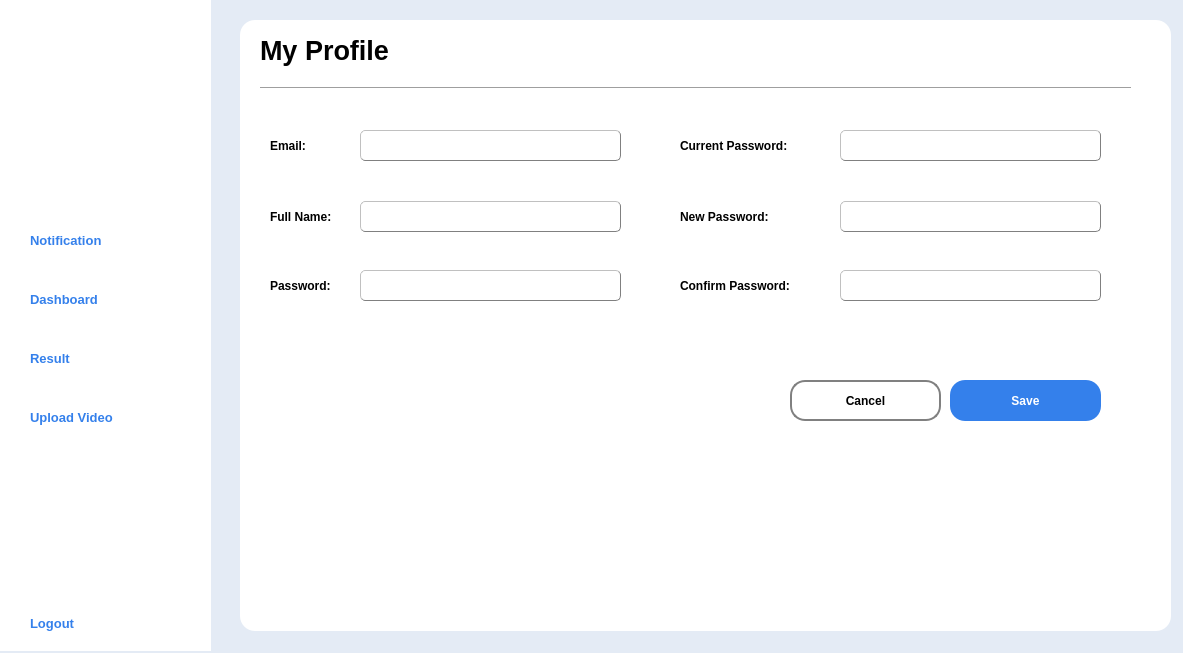
<?xml version="1.0" encoding="UTF-8"?>
<ui version="4.0">
 <class>MainWindow</class>
 <widget class="QMainWindow" name="MainWindow">
  <property name="geometry">
   <rect>
    <x>0</x>
    <y>0</y>
    <width>1183</width>
    <height>653</height>
   </rect>
  </property>
  <property name="sizePolicy">
   <sizepolicy hsizetype="Maximum" vsizetype="Minimum">
    <horstretch>0</horstretch>
    <verstretch>0</verstretch>
   </sizepolicy>
  </property>
  <property name="windowTitle">
   <string>MainWindow</string>
  </property>
  <property name="styleSheet">
   <string notr="true">QMainWindow#MainWindow{
	background-color:rgb(228, 235, 245);
	
}</string>
  </property>
  <widget class="QWidget" name="centralwidget">
   <widget class="QLabel" name="label">
    <property name="geometry">
     <rect>
      <x>0</x>
      <y>0</y>
      <width>211</width>
      <height>651</height>
     </rect>
    </property>
    <property name="font">
     <font>
      <pointsize>5</pointsize>
     </font>
    </property>
    <property name="styleSheet">
     <string notr="true">background-color:rgb(255,255,255)</string>
    </property>
    <property name="text">
     <string/>
    </property>
   </widget>
   <widget class="QPushButton" name="notification_button">
    <property name="geometry">
     <rect>
      <x>0</x>
      <y>210</y>
      <width>211</width>
      <height>61</height>
     </rect>
    </property>
    <property name="font">
     <font>
      <pointsize>10</pointsize>
      <weight>75</weight>
      <bold>true</bold>
     </font>
    </property>
    <property name="layoutDirection">
     <enum>Qt::LeftToRight</enum>
    </property>
    <property name="styleSheet">
     <string notr="true">QPushButton#notification_button{
	border:none;
	text-align: left;
	padding-left: 30px;
	color:rgb(52, 128, 235);
}
QPushButton#notification_button:hover{
	padding-left:40px;
}</string>
    </property>
    <property name="text">
     <string>Notification</string>
    </property>
    <property name="icon">
     <iconset>
      <normaloff>../Icon/notification_icon_blue.png</normaloff>../Icon/notification_icon_blue.png</iconset>
    </property>
    <property name="iconSize">
     <size>
      <width>35</width>
      <height>35</height>
     </size>
    </property>
   </widget>
   <widget class="QPushButton" name="dashboard_button">
    <property name="geometry">
     <rect>
      <x>0</x>
      <y>269</y>
      <width>211</width>
      <height>61</height>
     </rect>
    </property>
    <property name="font">
     <font>
      <pointsize>10</pointsize>
      <weight>75</weight>
      <bold>true</bold>
     </font>
    </property>
    <property name="styleSheet">
     <string notr="true">QPushButton#dashboard_button{
	color:rgb(52, 128, 235);
	border:none;
	background-color:rgb(255,255,255);
	text-align: left;
	padding-left: 30px;
}
QPushButton#dashboard_button:hover{
	padding-left:40px;
}</string>
    </property>
    <property name="text">
     <string>Dashboard</string>
    </property>
    <property name="icon">
     <iconset>
      <normaloff>../Icon/graph_icon_blue.png</normaloff>../Icon/graph_icon_blue.png</iconset>
    </property>
    <property name="iconSize">
     <size>
      <width>35</width>
      <height>35</height>
     </size>
    </property>
   </widget>
   <widget class="QPushButton" name="result_button">
    <property name="geometry">
     <rect>
      <x>0</x>
      <y>328</y>
      <width>211</width>
      <height>61</height>
     </rect>
    </property>
    <property name="font">
     <font>
      <pointsize>10</pointsize>
      <weight>75</weight>
      <bold>true</bold>
     </font>
    </property>
    <property name="styleSheet">
     <string notr="true">QPushButton#result_button{
	border:none;
	text-align: left;
	padding-left: 30px;
	color:rgb(52, 128, 235);
	background-color:rgb(255, 255, 255)
}
QPushButton#result_button:hover{
	padding-left:40px;
}
</string>
    </property>
    <property name="text">
     <string>Result</string>
    </property>
    <property name="icon">
     <iconset>
      <normaloff>../Icon/result_icon_blue.png</normaloff>../Icon/result_icon_blue.png</iconset>
    </property>
    <property name="iconSize">
     <size>
      <width>35</width>
      <height>35</height>
     </size>
    </property>
   </widget>
   <widget class="QPushButton" name="upload_video_button">
    <property name="geometry">
     <rect>
      <x>0</x>
      <y>387</y>
      <width>211</width>
      <height>61</height>
     </rect>
    </property>
    <property name="font">
     <font>
      <pointsize>10</pointsize>
      <weight>75</weight>
      <bold>true</bold>
     </font>
    </property>
    <property name="styleSheet">
     <string notr="true">QPushButton#upload_video_button{
	border:none;
	text-align: left;
	padding-left: 30px;
	color:rgb(52, 128, 235);
}
QPushButton#upload_video_button:hover{
	padding-left:40px;
}</string>
    </property>
    <property name="text">
     <string>Upload Video</string>
    </property>
    <property name="icon">
     <iconset>
      <normaloff>../Icon/upload_icon_blue.png</normaloff>../Icon/upload_icon_blue.png</iconset>
    </property>
    <property name="iconSize">
     <size>
      <width>35</width>
      <height>35</height>
     </size>
    </property>
   </widget>
   <widget class="QPushButton" name="logout_button">
    <property name="geometry">
     <rect>
      <x>0</x>
      <y>593</y>
      <width>211</width>
      <height>61</height>
     </rect>
    </property>
    <property name="font">
     <font>
      <pointsize>10</pointsize>
      <weight>75</weight>
      <bold>true</bold>
     </font>
    </property>
    <property name="styleSheet">
     <string notr="true">QPushButton#logout_button{
	border:none;
	text-align: left;
	padding-left: 30px;
	color:rgb(52, 128, 235);
}
QPushButton#logout_button:hover{
	padding-left:40px;
}</string>
    </property>
    <property name="text">
     <string>Logout</string>
    </property>
    <property name="icon">
     <iconset>
      <normaloff>../Icon/logout_icon_blue.png</normaloff>../Icon/logout_icon_blue.png</iconset>
    </property>
    <property name="iconSize">
     <size>
      <width>35</width>
      <height>35</height>
     </size>
    </property>
   </widget>
   <widget class="QPushButton" name="profile_button">
    <property name="geometry">
     <rect>
      <x>53</x>
      <y>95</y>
      <width>101</width>
      <height>91</height>
     </rect>
    </property>
    <property name="font">
     <font>
      <pointsize>10</pointsize>
      <weight>75</weight>
      <bold>true</bold>
     </font>
    </property>
    <property name="layoutDirection">
     <enum>Qt::LeftToRight</enum>
    </property>
    <property name="styleSheet">
     <string notr="true">QPushButton#profile_button{
	border:none;
}</string>
    </property>
    <property name="text">
     <string/>
    </property>
    <property name="icon">
     <iconset>
      <normaloff>../Icon/user_icon_blue.png</normaloff>../Icon/user_icon_blue.png</iconset>
    </property>
    <property name="iconSize">
     <size>
      <width>120</width>
      <height>120</height>
     </size>
    </property>
   </widget>
   <widget class="QLabel" name="label_3">
    <property name="geometry">
     <rect>
      <x>260</x>
      <y>30</y>
      <width>311</width>
      <height>41</height>
     </rect>
    </property>
    <property name="font">
     <font>
      <pointsize>20</pointsize>
      <weight>75</weight>
      <bold>true</bold>
     </font>
    </property>
    <property name="text">
     <string>My Profile</string>
    </property>
   </widget>
   <widget class="QLabel" name="label_2">
    <property name="geometry">
     <rect>
      <x>240</x>
      <y>20</y>
      <width>931</width>
      <height>611</height>
     </rect>
    </property>
    <property name="font">
     <font>
      <pointsize>5</pointsize>
     </font>
    </property>
    <property name="styleSheet">
     <string notr="true">border-radius:15px;
background-color:rgb(255,255,255)</string>
    </property>
    <property name="text">
     <string/>
    </property>
    <property name="wordWrap">
     <bool>true</bool>
    </property>
   </widget>
   <widget class="QLineEdit" name="email_edit">
    <property name="geometry">
     <rect>
      <x>360</x>
      <y>130</y>
      <width>261</width>
      <height>31</height>
     </rect>
    </property>
    <property name="font">
     <font>
      <pointsize>8</pointsize>
     </font>
    </property>
    <property name="styleSheet">
     <string notr="true">border :1px outset gray;
border-radius: 5px;
padding-left: 10px;
</string>
    </property>
    <property name="text">
     <string/>
    </property>
    <property name="readOnly">
     <bool>true</bool>
    </property>
    <property name="placeholderText">
     <string/>
    </property>
   </widget>
   <widget class="Line" name="line">
    <property name="geometry">
     <rect>
      <x>260</x>
      <y>80</y>
      <width>871</width>
      <height>16</height>
     </rect>
    </property>
    <property name="orientation">
     <enum>Qt::Horizontal</enum>
    </property>
   </widget>
   <widget class="QLabel" name="label_4">
    <property name="geometry">
     <rect>
      <x>270</x>
      <y>130</y>
      <width>71</width>
      <height>31</height>
     </rect>
    </property>
    <property name="font">
     <font>
      <pointsize>9</pointsize>
      <weight>75</weight>
      <bold>true</bold>
     </font>
    </property>
    <property name="text">
     <string>Email:</string>
    </property>
   </widget>
   <widget class="QLabel" name="label_5">
    <property name="geometry">
     <rect>
      <x>270</x>
      <y>201</y>
      <width>101</width>
      <height>31</height>
     </rect>
    </property>
    <property name="font">
     <font>
      <pointsize>9</pointsize>
      <weight>75</weight>
      <bold>true</bold>
     </font>
    </property>
    <property name="text">
     <string>Full Name:</string>
    </property>
   </widget>
   <widget class="QLineEdit" name="name_edit">
    <property name="geometry">
     <rect>
      <x>360</x>
      <y>201</y>
      <width>261</width>
      <height>31</height>
     </rect>
    </property>
    <property name="font">
     <font>
      <pointsize>8</pointsize>
     </font>
    </property>
    <property name="styleSheet">
     <string notr="true">border :1px outset gray;
border-radius: 5px;
padding-left: 10px;
</string>
    </property>
    <property name="text">
     <string/>
    </property>
    <property name="readOnly">
     <bool>true</bool>
    </property>
    <property name="placeholderText">
     <string/>
    </property>
   </widget>
   <widget class="QLabel" name="current_pass_label">
    <property name="geometry">
     <rect>
      <x>680</x>
      <y>130</y>
      <width>151</width>
      <height>31</height>
     </rect>
    </property>
    <property name="font">
     <font>
      <pointsize>9</pointsize>
      <weight>75</weight>
      <bold>true</bold>
     </font>
    </property>
    <property name="text">
     <string>Current Password:</string>
    </property>
   </widget>
   <widget class="QLabel" name="new_pass_label">
    <property name="geometry">
     <rect>
      <x>680</x>
      <y>201</y>
      <width>141</width>
      <height>31</height>
     </rect>
    </property>
    <property name="font">
     <font>
      <pointsize>9</pointsize>
      <weight>75</weight>
      <bold>true</bold>
     </font>
    </property>
    <property name="text">
     <string>New Password:</string>
    </property>
   </widget>
   <widget class="QLabel" name="confirm_pass_label">
    <property name="geometry">
     <rect>
      <x>680</x>
      <y>270</y>
      <width>141</width>
      <height>31</height>
     </rect>
    </property>
    <property name="font">
     <font>
      <pointsize>9</pointsize>
      <weight>75</weight>
      <bold>true</bold>
     </font>
    </property>
    <property name="text">
     <string>Confirm Password:</string>
    </property>
   </widget>
   <widget class="QLineEdit" name="current_pass_edit">
    <property name="geometry">
     <rect>
      <x>840</x>
      <y>130</y>
      <width>261</width>
      <height>31</height>
     </rect>
    </property>
    <property name="font">
     <font>
      <pointsize>8</pointsize>
     </font>
    </property>
    <property name="styleSheet">
     <string notr="true">border :1px outset gray;
border-radius: 5px;
padding-left: 10px;
</string>
    </property>
    <property name="text">
     <string/>
    </property>
    <property name="echoMode">
     <enum>QLineEdit::Password</enum>
    </property>
    <property name="placeholderText">
     <string/>
    </property>
   </widget>
   <widget class="QLineEdit" name="new_pass_edit">
    <property name="geometry">
     <rect>
      <x>840</x>
      <y>201</y>
      <width>261</width>
      <height>31</height>
     </rect>
    </property>
    <property name="font">
     <font>
      <pointsize>8</pointsize>
     </font>
    </property>
    <property name="styleSheet">
     <string notr="true">border :1px outset gray;
border-radius: 5px;
padding-left: 10px;
</string>
    </property>
    <property name="text">
     <string/>
    </property>
    <property name="echoMode">
     <enum>QLineEdit::Password</enum>
    </property>
    <property name="placeholderText">
     <string/>
    </property>
   </widget>
   <widget class="QLineEdit" name="confirm_pass_edit">
    <property name="geometry">
     <rect>
      <x>840</x>
      <y>270</y>
      <width>261</width>
      <height>31</height>
     </rect>
    </property>
    <property name="font">
     <font>
      <pointsize>8</pointsize>
     </font>
    </property>
    <property name="styleSheet">
     <string notr="true">border :1px outset gray;
border-radius: 5px;
padding-left: 10px;
</string>
    </property>
    <property name="text">
     <string/>
    </property>
    <property name="echoMode">
     <enum>QLineEdit::Password</enum>
    </property>
    <property name="placeholderText">
     <string/>
    </property>
   </widget>
   <widget class="QPushButton" name="edit_name_button">
    <property name="geometry">
     <rect>
      <x>623</x>
      <y>201</y>
      <width>31</width>
      <height>31</height>
     </rect>
    </property>
    <property name="styleSheet">
     <string notr="true">border: none;</string>
    </property>
    <property name="text">
     <string/>
    </property>
    <property name="icon">
     <iconset>
      <normaloff>../Icon/edit_icon_blue.png</normaloff>../Icon/edit_icon_blue.png</iconset>
    </property>
    <property name="iconSize">
     <size>
      <width>33</width>
      <height>34</height>
     </size>
    </property>
   </widget>
   <widget class="QPushButton" name="save_button">
    <property name="geometry">
     <rect>
      <x>950</x>
      <y>380</y>
      <width>151</width>
      <height>41</height>
     </rect>
    </property>
    <property name="font">
     <font>
      <pointsize>9</pointsize>
      <weight>75</weight>
      <bold>true</bold>
     </font>
    </property>
    <property name="styleSheet">
     <string notr="true">QPushButton#save_button{
	background-color:rgb(52, 128, 235);
	border:none;
	color:rgb(255,255,255);
	border-radius: 15px
}
QPushButton#save_button:pressed{
	padding-left:5px;
	padding-top:5px;
	background-color:rgb(19, 38, 99)
}</string>
    </property>
    <property name="text">
     <string>Save</string>
    </property>
    <property name="autoDefault">
     <bool>false</bool>
    </property>
   </widget>
   <widget class="QLineEdit" name="password_edit">
    <property name="geometry">
     <rect>
      <x>360</x>
      <y>270</y>
      <width>261</width>
      <height>31</height>
     </rect>
    </property>
    <property name="font">
     <font>
      <pointsize>8</pointsize>
      <stylestrategy>PreferDefault</stylestrategy>
     </font>
    </property>
    <property name="styleSheet">
     <string notr="true">border :1px outset gray;
border-radius: 5px;
padding-left: 10px;
</string>
    </property>
    <property name="text">
     <string/>
    </property>
    <property name="echoMode">
     <enum>QLineEdit::Password</enum>
    </property>
    <property name="readOnly">
     <bool>true</bool>
    </property>
    <property name="placeholderText">
     <string/>
    </property>
   </widget>
   <widget class="QLabel" name="label_9">
    <property name="geometry">
     <rect>
      <x>270</x>
      <y>270</y>
      <width>101</width>
      <height>31</height>
     </rect>
    </property>
    <property name="font">
     <font>
      <pointsize>9</pointsize>
      <weight>75</weight>
      <bold>true</bold>
     </font>
    </property>
    <property name="text">
     <string>Password:</string>
    </property>
   </widget>
   <widget class="QPushButton" name="edit_password_button">
    <property name="geometry">
     <rect>
      <x>623</x>
      <y>270</y>
      <width>31</width>
      <height>31</height>
     </rect>
    </property>
    <property name="styleSheet">
     <string notr="true">border: none;</string>
    </property>
    <property name="text">
     <string/>
    </property>
    <property name="icon">
     <iconset>
      <normaloff>../Icon/edit_icon_blue.png</normaloff>../Icon/edit_icon_blue.png</iconset>
    </property>
    <property name="iconSize">
     <size>
      <width>33</width>
      <height>34</height>
     </size>
    </property>
   </widget>
   <widget class="QPushButton" name="cancel_button">
    <property name="geometry">
     <rect>
      <x>790</x>
      <y>380</y>
      <width>151</width>
      <height>41</height>
     </rect>
    </property>
    <property name="font">
     <font>
      <pointsize>9</pointsize>
      <weight>75</weight>
      <bold>true</bold>
     </font>
    </property>
    <property name="styleSheet">
     <string notr="true">QPushButton#cancel_button{
	border :2px solid gray;
	border-radius: 15px;
}
QPushButton#cancel_button:pressed{
	padding-left:3px;
	padding-top:3px;
	border :2px solid black;
	background-color:rgb(0, 0, 0);
	color:rgb(255, 255, 255);
}</string>
    </property>
    <property name="text">
     <string>Cancel</string>
    </property>
    <property name="autoDefault">
     <bool>false</bool>
    </property>
   </widget>
   <widget class="QLabel" name="name_error">
    <property name="geometry">
     <rect>
      <x>360</x>
      <y>234</y>
      <width>261</width>
      <height>41</height>
     </rect>
    </property>
    <property name="styleSheet">
     <string notr="true">color:rgb(255,0,0)</string>
    </property>
    <property name="text">
     <string/>
    </property>
    <property name="alignment">
     <set>Qt::AlignLeading|Qt::AlignLeft|Qt::AlignTop</set>
    </property>
    <property name="wordWrap">
     <bool>true</bool>
    </property>
   </widget>
   <widget class="QLabel" name="current_pass_error">
    <property name="geometry">
     <rect>
      <x>840</x>
      <y>163</y>
      <width>261</width>
      <height>41</height>
     </rect>
    </property>
    <property name="styleSheet">
     <string notr="true">color:rgb(255,0,0)</string>
    </property>
    <property name="text">
     <string/>
    </property>
    <property name="alignment">
     <set>Qt::AlignLeading|Qt::AlignLeft|Qt::AlignTop</set>
    </property>
    <property name="wordWrap">
     <bool>true</bool>
    </property>
   </widget>
   <widget class="QLabel" name="new_pass_error">
    <property name="geometry">
     <rect>
      <x>840</x>
      <y>234</y>
      <width>261</width>
      <height>41</height>
     </rect>
    </property>
    <property name="styleSheet">
     <string notr="true">color:rgb(255,0,0)</string>
    </property>
    <property name="text">
     <string/>
    </property>
    <property name="alignment">
     <set>Qt::AlignLeading|Qt::AlignLeft|Qt::AlignTop</set>
    </property>
    <property name="wordWrap">
     <bool>true</bool>
    </property>
   </widget>
   <widget class="QLabel" name="confirm_pass_error">
    <property name="geometry">
     <rect>
      <x>840</x>
      <y>303</y>
      <width>261</width>
      <height>41</height>
     </rect>
    </property>
    <property name="styleSheet">
     <string notr="true">color:rgb(255,0,0)</string>
    </property>
    <property name="text">
     <string/>
    </property>
    <property name="alignment">
     <set>Qt::AlignLeading|Qt::AlignLeft|Qt::AlignTop</set>
    </property>
    <property name="wordWrap">
     <bool>true</bool>
    </property>
   </widget>
   <widget class="QLabel" name="label_6">
    <property name="geometry">
     <rect>
      <x>24</x>
      <y>13</y>
      <width>161</width>
      <height>51</height>
     </rect>
    </property>
    <property name="text">
     <string/>
    </property>
    <property name="pixmap">
     <pixmap>../Icon/Logo.png</pixmap>
    </property>
    <property name="scaledContents">
     <bool>true</bool>
    </property>
   </widget>
   <zorder>label_2</zorder>
   <zorder>label</zorder>
   <zorder>notification_button</zorder>
   <zorder>dashboard_button</zorder>
   <zorder>result_button</zorder>
   <zorder>upload_video_button</zorder>
   <zorder>logout_button</zorder>
   <zorder>profile_button</zorder>
   <zorder>label_3</zorder>
   <zorder>email_edit</zorder>
   <zorder>line</zorder>
   <zorder>label_4</zorder>
   <zorder>label_5</zorder>
   <zorder>name_edit</zorder>
   <zorder>current_pass_label</zorder>
   <zorder>new_pass_label</zorder>
   <zorder>confirm_pass_label</zorder>
   <zorder>current_pass_edit</zorder>
   <zorder>new_pass_edit</zorder>
   <zorder>confirm_pass_edit</zorder>
   <zorder>edit_name_button</zorder>
   <zorder>save_button</zorder>
   <zorder>password_edit</zorder>
   <zorder>label_9</zorder>
   <zorder>edit_password_button</zorder>
   <zorder>cancel_button</zorder>
   <zorder>name_error</zorder>
   <zorder>current_pass_error</zorder>
   <zorder>new_pass_error</zorder>
   <zorder>confirm_pass_error</zorder>
   <zorder>label_6</zorder>
  </widget>
 </widget>
 <resources/>
 <connections/>
</ui>
